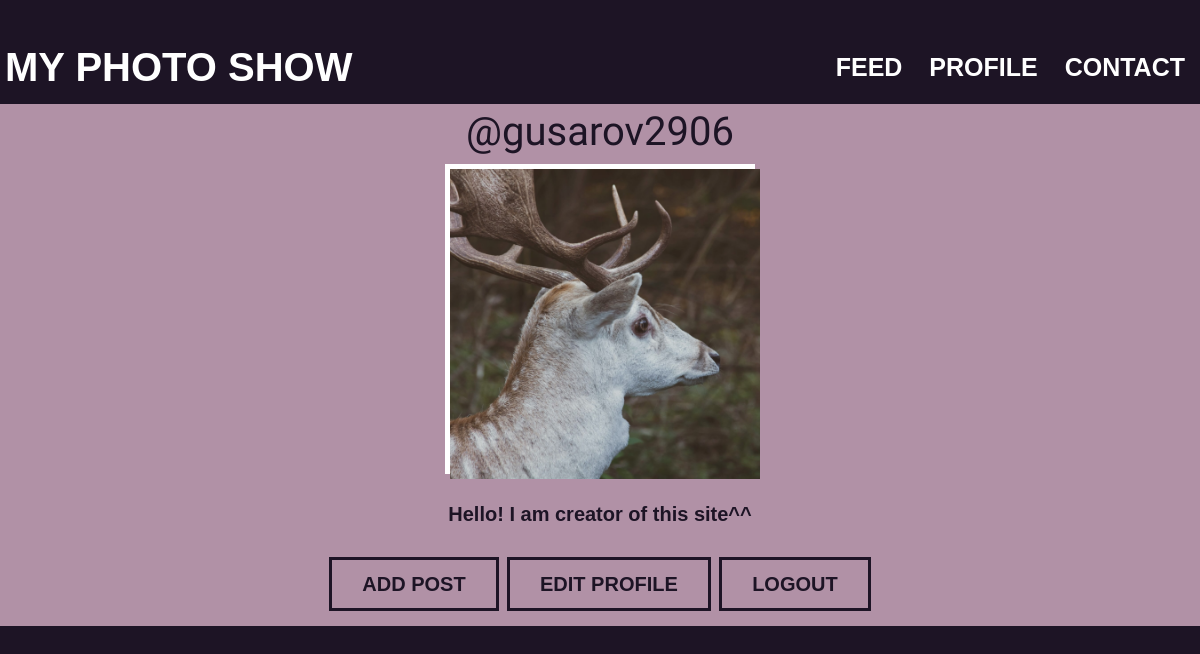
Page /profile.html (signed in) on the earlier database version.
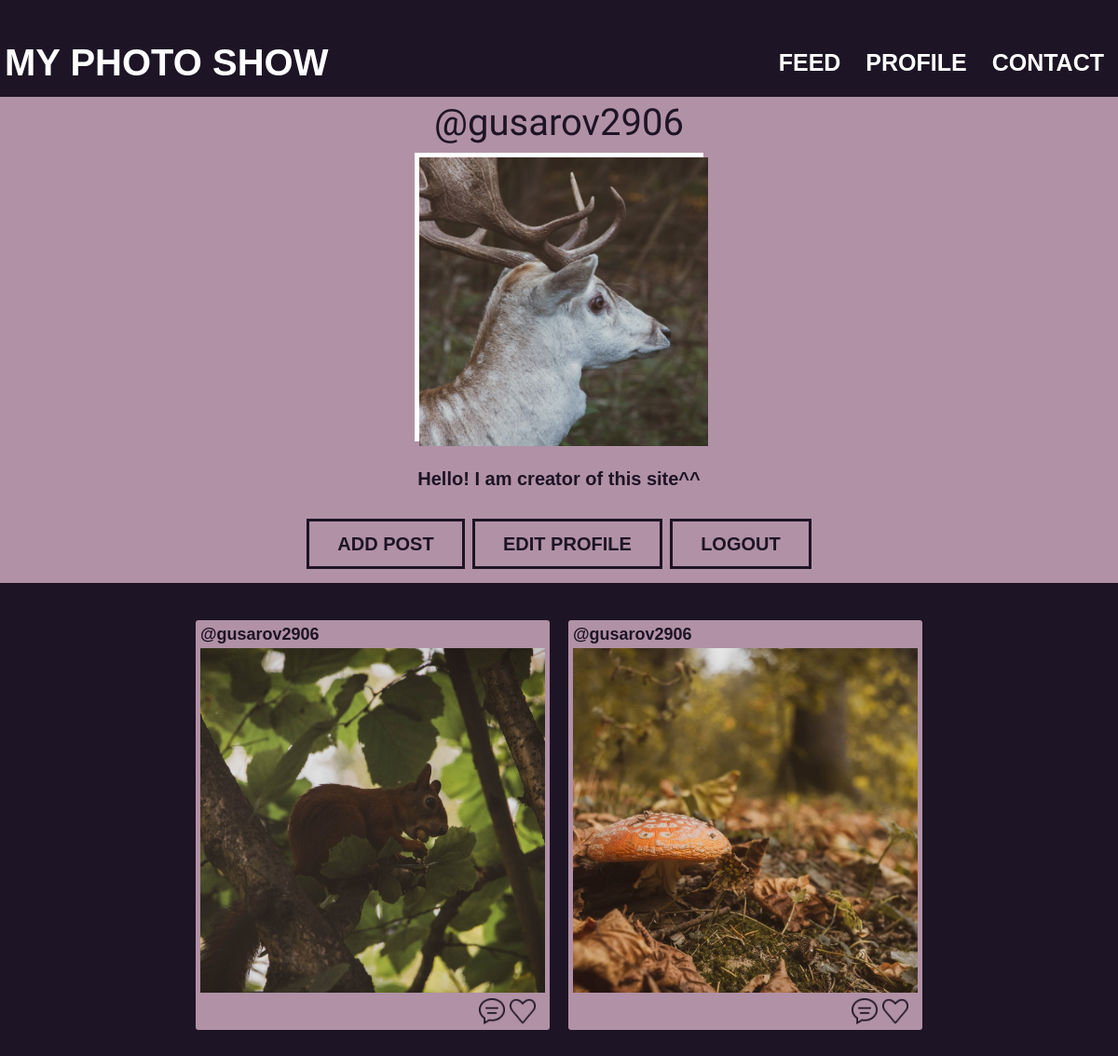
Same page on the later database version.
### myapp/models.py (models this page shows)
class Person(models.Model):
    id = models.ForeignKey(User, on_delete=models.CASCADE, primary_key=True)
    avatar = models.ImageField(upload_to='img/profile')
    description = models.CharField(max_length=255)

class Post(models.Model):
    img = models.ImageField(upload_to='img/profile')
    author = models.ForeignKey(Person, on_delete=models.CASCADE)
    number_of_likes = models.IntegerField(default=0)
    date_of_publication = models.DateField(auto_now=True)
    liked_users = models.ManyToManyField(User, through='PersonsLikedPosts'),

### myapp/views.py (the view)
# urls.py: url('profile.html', views.profile, name='landing'),
def profile(request):
    person = Person.objects.filter(id=request.user.id)
    posts = Post.objects.filter(author=person.first())
    if person.count() > 0:
        return render(request, 'profile.html', {'user': request.user, 'person': person[0], 'posts': posts})
    else:
        return render(request, 'profile.html', {'user': request.user})

### templates/profile.html
{% extends 'base.html' %}
{%  block body_style %}
    <body class="profile_body">
{% endblock %}
{% block content %}
    <div class="profile">
        <div class="profile_header_box">
            <div class="container">
                <div class="profile_header">
                    <div class="profile_description">
                        <div class="profile_name">
                            @{{ user.username }}
                        </div>
                        <div class="profile_photo_box">
                            <div class="profile_photo">
                                 <img width="100%" height="100%"  alt="avatar" src= {{ person.avatar.url }} >
                            </div>
                        </div>
                        <br>
                        <div class="profile_text">
                            {{ person.description }}
                        </div>
                    </div>
                </div>
                    <div class="logout">
                        <a class="btn" href="creating_post.html">Add post</a>
                        <a class="btn" href="editing_profile_info.html">Edit profile</a>
                        <a class="btn" href="logout/">Logout</a>
                    </div>
            </div>
        </div>
        <div class="container">
            <div class ="profile_posts">
            {% for post in posts %}
                <a href="#" style="text-decoration: none">
                    <object>
                        <div class = "post">
                            <div class = "post_author">
                                <a class="profile_link" href="#">@{{ post.author.id }}</a>
                            </div>
                            <div class = "post_img">
                                <a class = "img_link" href="#">
                                    <img width="100%" height="100%" alt="photo" src={{ post.img.url }}>
                                </a>
                            </div>
                            <div class="post_lower_bar">
                                <a class= "post_btn_like" href ="#"></a>
                                <a class= "post_btn_comment" href ="#"></a>
                            </div>
                        </div>
                    </object>
                </a>
            {% endfor %}
            </div>
        </div>
    </div>
{% endblock %}

### templates/base.html (shortened to what this page needs)
<!DOCTYPE html>
<html lang="en">
<head>
    <link rel="stylesheet" href="../static/css/style.css">
</head>
{% block body_style %}{% endblock %}
    <header class="header">
        <div class="container">
            <div class="header_inner">
                <a class="header_logo" href="main.html">MY PHOTO SHOW</a>
                <nav class="nav">
                    {% if user.is_authenticated %}
                        <a class="nav_link" href="feed.html">Feed</a>
                        <a class="nav_link" href="profile.html">Profile</a>
                    {% else %}
                        <a class="nav_link" href="login.html">Login</a>
                    {% endif %}
                    <a class="nav_link" href="contact.html">Contact</a>
                </nav>
            </div>
        </div>
    </header>
    {% block content %}
    {% endblock %}
</body>
</html>

### static/css/style.css (style rules this page uses)
body { margin: 0; font-family: 'Montserrat', sans-serif; font-size: 15px; color: #fff; line-height: 1.6; }
*, *:before, *:after { box-sizing: border-box; }
.container { width: 100%; max-width: 1200px; min-width: 960px; margin: 0 auto; }
.header { width: 100%; min-width: 960px; padding-top: 30px; font-weight: 600; position: absolute; top: 0; left: 0; right: 0; z-index: 1100; }
.header_inner { display: flex; justify-content: space-between; margin: 5px; align-items: center; }
.header_logo { font-size: 40px; font-weight: 800; color: #fff; text-decoration: none; transition: color .2s linear; z-index: 1110; }
.nav { font-size: 25px; text-transform: uppercase; }
.nav_link { display: inline-block; vertical-align: top; margin: 0 10px; color: #fff; text-decoration: none; position: relative; transition: color .2s linear; }
.nav_link:after { content: ""; display: block; width: 100%; height: 3px; background-color: #a16d83; opacity: 0; position: absolute; top: 100%; left: 0; z-index: 1; transition: opacity .2s linear; }
.btn { display: inline-block; vertical-align: top; padding: 8px 30px; margin-top: 15px; border: 3px solid #fff; font-size: 20px; font-weight: 700; color: #fff; text-transform: uppercase; text-decoration: none; transition: background .2s linear, color .2s linear; }
.post { width: 380px; height: 440px; border-radius: 3px; text-align: center; background-color: #b191a6; margin: 10px 10px; transition: background .3s linear, color .3s linear; }
.img_link { text-decoration: none; }
.post_img { max-width: 370px; max-height: 370px; overflow: hidden; vertical-align: middle; margin: 0 auto; }
.post_author { width: 370px; line-height: 30px; text-align: left; margin-left: 5px; font-size: 18px; font-weight: 600; color: #1d1425; }
.post_lower_bar { position: absolute; width: 380px; height: 40px; display: flex; flex-direction: row-reverse; }
.post_btn_like { width: 28px; height: 28px; margin-top: 6px; margin-right: 15px; background: url("../img/icons/like.png") center no-repeat; -webkit-background-size: cover; background-size: cover; transition: background .25s linear, color .2s linear; }
.post_btn_comment { width: 28px; height: 28px; margin-top: 6px; margin-right: 5px; background: url("../img/icons/comment.png") center no-repeat; -webkit-background-size: cover; background-size: cover; transition: background .2s linear, color .2s linear; }
.profile_link { text-decoration: none; color: #1d1425; transition: background .2s linear, color .2s linear; }
.profile_body { width: 100%; height: 100%; background-color: #1d1425; }
.profile_body .header { position: fixed; background: #1d1425 scroll; z-index: 1100; }
.profile { margin-top: 100px; text-align: center; }
.profile_header_box { background-color: #b191a6; }
.profile_header { width: 500px; margin: 15px auto auto; }
.profile_photo_box { width: 310px; height: 310px; background-color: #fff; margin: auto; }
.profile_photo { width: 310px; height: 310px; margin: 5px 5px; overflow: hidden; }
.profile_description { width: 100%; display: flex; flex-direction: column; justify-content: center; }
.profile_name { padding: 0 0 0 0; font-family: 'Kaushan Script', cursive; font-size: 40px; margin: auto; color: #1d1425; }
.profile_text { padding: 0 0 0 0; color: #1d1425; font-size: 20px; font-weight: 700; margin-bottom: 2px; }
.profile_posts { margin-top: 30px; margin-bottom: 50px; display: flex; flex-direction: row; flex-wrap: wrap; justify-content: center; }
.logout { flex-direction: row; justify-content: center; text-align: center; padding-bottom: 15px; margin-right: auto; margin-top: 10px; font-size: 30px; text-transform: uppercase; font-weight: 800; }
.logout>.btn { color: #1d1425; border-color: #1d1425; font-weight: 800; }

Differences in the rows shown:
added Post: author.id "gusarov2906", img (picture)
added Post: author.id "gusarov2906", img (picture)
